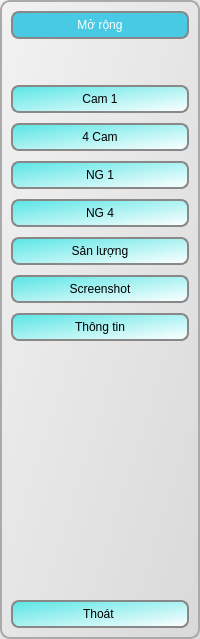
       <widget class="QWidget" name="window_expand" native="true">
        <property name="styleSheet">
         <string notr="true">QWidget {
    background: qlineargradient(x1:0, y1:0, x2:1, y2:1, stop:0 #f2f2f2, stop:1 #d9d9d9);
    border: 2px solid #aaaaaa;
    border-radius: 10px;
}

QPushButton {
    background: qlineargradient(x1:0, y1:0, x2:1, y2:1, stop:0 #59e5e5, stop:1 #ffffff);
    border: 2px solid #888888;
    border-radius: 8px;
    padding: 5px;
}

QPushButton:hover {
    background: qlineargradient(x1:0, y1:0, x2:1, y2:1, stop:0 #D9EFFF , stop:1 #b0b0b0);
    border: 2px solid #666666;
}

QSlider::groove:horizontal {
    background: #cccccc;
    height: 8px;
    border-radius: 4px;
}

QSlider::handle:horizontal {
    background: qradialgradient(cx:0.5, cy:0.5, radius:0.5, fx:0.5, fy:0.5, stop:0 #ffffff, stop:1 #bbbbbb);
    border: 2px solid #888888;
    width: 16px;
    height: 16px;
    margin: -5px 0;
    border-radius: 8px;
}

QDial {
    background: qlineargradient(x1:0, y1:0, x2:1, y2:1, stop:0 #f2f2f2, stop:1 #d9d9d9);
    border: 2px solid #aaaaaa;
    border-radius: 50px;
}</string>
        </property>
        <layout class="QVBoxLayout" name="verticalLayout_5">
         <item>
          <widget class="QPushButton" name="pushButton_18">
           <property name="enabled">
            <bool>false</bool>
           </property>
           <property name="styleSheet">
            <string notr="true">background-color: #48cae4;
color: rgb(255, 255, 255);</string>
           </property>
           <property name="text">
            <string>Mở rộng</string>
           </property>
           <property name="icon">
            <iconset resource="icons.qrc">
             <normaloff>:/icon/icons/Settings-Toggle-Vertical--Streamline-Ultimate.png</normaloff>:/icon/icons/Settings-Toggle-Vertical--Streamline-Ultimate.png</iconset>
           </property>
          </widget>
         </item>
         <item>
          <spacer name="verticalSpacer_3">
           <property name="orientation">
            <enum>Qt::Vertical</enum>
           </property>
           <property name="sizeType">
            <enum>QSizePolicy::Preferred</enum>
           </property>
           <property name="sizeHint" stdset="0">
            <size>
             <width>20</width>
             <height>40</height>
            </size>
           </property>
          </spacer>
         </item>
         <item>
          <layout class="QVBoxLayout" name="verticalLayout_3">
           <property name="spacing">
            <number>10</number>
           </property>
           <property name="sizeConstraint">
            <enum>QLayout::SetMinAndMaxSize</enum>
           </property>
           <item>
            <widget class="QPushButton" name="but_cam_1_expand">
             <property name="text">
              <string>Cam 1</string>
             </property>
             <property name="icon">
              <iconset resource="icons.qrc">
               <normaloff>:/icon/icons/Expand-Full--Streamline-Ultimate.png</normaloff>:/icon/icons/Expand-Full--Streamline-Ultimate.png</iconset>
             </property>
             <property name="checkable">
              <bool>true</bool>
             </property>
             <property name="autoExclusive">
              <bool>true</bool>
             </property>
            </widget>
           </item>
           <item>
            <widget class="QPushButton" name="but_4_cam_expand">
             <property name="text">
              <string>4 Cam</string>
             </property>
             <property name="icon">
              <iconset resource="icons.qrc">
               <normaloff>:/icon/icons/Shrink-4--Streamline-Ultimate.png</normaloff>:/icon/icons/Shrink-4--Streamline-Ultimate.png</iconset>
             </property>
             <property name="checkable">
              <bool>true</bool>
             </property>
             <property name="autoExclusive">
              <bool>true</bool>
             </property>
            </widget>
           </item>
           <item>
            <widget class="QPushButton" name="but_NG_1_expand">
             <property name="text">
              <string>NG 1</string>
             </property>
             <property name="icon">
              <iconset resource="icons.qrc">
               <normaloff>:/icon/icons/Paginate-Filter-1--Streamline-Ultimate.png</normaloff>:/icon/icons/Paginate-Filter-1--Streamline-Ultimate.png</iconset>
             </property>
             <property name="checkable">
              <bool>true</bool>
             </property>
             <property name="autoExclusive">
              <bool>true</bool>
             </property>
            </widget>
           </item>
           <item>
            <widget class="QPushButton" name="but_NG_4_expand">
             <property name="text">
              <string>NG 4</string>
             </property>
             <property name="icon">
              <iconset resource="icons.qrc">
               <normaloff>:/icon/icons/Paginate-Filter-4--Streamline-Ultimate.png</normaloff>:/icon/icons/Paginate-Filter-4--Streamline-Ultimate.png</iconset>
             </property>
             <property name="checkable">
              <bool>true</bool>
             </property>
             <property name="autoExclusive">
              <bool>true</bool>
             </property>
            </widget>
           </item>
           <item>
            <widget class="QPushButton" name="but_output_expand">
             <property name="text">
              <string>Sản lượng</string>
             </property>
             <property name="icon">
              <iconset resource="icons.qrc">
               <normaloff>:/icon/icons/Accounting-Calculator--Streamline-Ultimate.png</normaloff>:/icon/icons/Accounting-Calculator--Streamline-Ultimate.png</iconset>
             </property>
             <property name="checkable">
              <bool>true</bool>
             </property>
             <property name="autoExclusive">
              <bool>true</bool>
             </property>
            </widget>
           </item>
           <item>
            <widget class="QPushButton" name="but_screenshot_expand">
             <property name="text">
              <string>Screenshot</string>
             </property>
             <property name="icon">
              <iconset resource="icons.qrc">
               <normaloff>:/icon/icons/Paginate-Filter-Camera--Streamline-Ultimate.png</normaloff>:/icon/icons/Paginate-Filter-Camera--Streamline-Ultimate.png</iconset>
             </property>
             <property name="checkable">
              <bool>true</bool>
             </property>
             <property name="autoExclusive">
              <bool>true</bool>
             </property>
            </widget>
           </item>
           <item>
            <widget class="QPushButton" name="but_information_expand">
             <property name="text">
              <string>Thông tin</string>
             </property>
             <property name="icon">
              <iconset resource="icons.qrc">
               <normaloff>:/icon/icons/Alert-Hexagon--Streamline-Ultimate.png</normaloff>:/icon/icons/Alert-Hexagon--Streamline-Ultimate.png</iconset>
             </property>
             <property name="checkable">
              <bool>true</bool>
             </property>
             <property name="autoExclusive">
              <bool>true</bool>
             </property>
            </widget>
           </item>
          </layout>
         </item>
         <item>
          <spacer name="verticalSpacer_4">
           <property name="orientation">
            <enum>Qt::Vertical</enum>
           </property>
           <property name="sizeHint" stdset="0">
            <size>
             <width>20</width>
             <height>253</height>
            </size>
           </property>
          </spacer>
         </item>
         <item>
          <widget class="QPushButton" name="but_exit_expand">
           <property name="text">
            <string>Thoát </string>
           </property>
           <property name="icon">
            <iconset resource="icons.qrc">
             <normaloff>:/icon/icons/Logout-2--Streamline-Ultimate.png</normaloff>:/icon/icons/Logout-2--Streamline-Ultimate.png</iconset>
           </property>
          </widget>
         </item>
        </layout>
       </widget>
